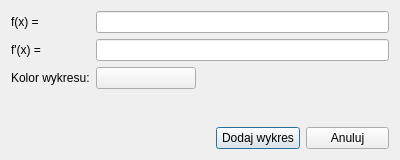
<?xml version="1.0" encoding="UTF-8"?>
<ui version="4.0">
 <class>DerivativeDialog</class>
 <widget class="QDialog" name="DerivativeDialog">
  <property name="windowModality">
   <enum>Qt::ApplicationModal</enum>
  </property>
  <property name="geometry">
   <rect>
    <x>0</x>
    <y>0</y>
    <width>400</width>
    <height>160</height>
   </rect>
  </property>
  <property name="sizePolicy">
   <sizepolicy hsizetype="Fixed" vsizetype="Fixed">
    <horstretch>0</horstretch>
    <verstretch>0</verstretch>
   </sizepolicy>
  </property>
  <property name="minimumSize">
   <size>
    <width>400</width>
    <height>160</height>
   </size>
  </property>
  <property name="maximumSize">
   <size>
    <width>400</width>
    <height>300</height>
   </size>
  </property>
  <property name="baseSize">
   <size>
    <width>400</width>
    <height>300</height>
   </size>
  </property>
  <property name="windowTitle">
   <string>Pochodna</string>
  </property>
  <property name="windowIcon">
   <iconset resource="resources.qrc">
    <normaloff>:/images/derivative.png</normaloff>:/images/derivative.png</iconset>
  </property>
  <property name="toolTip">
   <string notr="true"/>
  </property>
  <property name="statusTip">
   <string notr="true"/>
  </property>
  <property name="whatsThis">
   <string notr="true"/>
  </property>
  <property name="modal">
   <bool>true</bool>
  </property>
  <layout class="QFormLayout" name="formLayout">
   <property name="fieldGrowthPolicy">
    <enum>QFormLayout::AllNonFixedFieldsGrow</enum>
   </property>
   <item row="1" column="0">
    <widget class="QLabel" name="label">
     <property name="text">
      <string>f(x) =</string>
     </property>
     <property name="textFormat">
      <enum>Qt::PlainText</enum>
     </property>
    </widget>
   </item>
   <item row="1" column="1">
    <widget class="QLineEdit" name="fstring">
     <property name="enabled">
      <bool>true</bool>
     </property>
     <property name="readOnly">
      <bool>true</bool>
     </property>
    </widget>
   </item>
   <item row="2" column="0">
    <widget class="QLabel" name="label_2">
     <property name="text">
      <string>f'(x) =</string>
     </property>
    </widget>
   </item>
   <item row="2" column="1">
    <widget class="QLineEdit" name="dfstring">
     <property name="enabled">
      <bool>true</bool>
     </property>
     <property name="readOnly">
      <bool>true</bool>
     </property>
    </widget>
   </item>
   <item row="6" column="1">
    <layout class="QHBoxLayout" name="horizontalLayout">
     <item>
      <spacer name="horizontalSpacer">
       <property name="orientation">
        <enum>Qt::Horizontal</enum>
       </property>
       <property name="sizeType">
        <enum>QSizePolicy::Fixed</enum>
       </property>
       <property name="sizeHint" stdset="0">
        <size>
         <width>120</width>
         <height>20</height>
        </size>
       </property>
      </spacer>
     </item>
     <item>
      <widget class="QPushButton" name="acceptDerivativeDialogBtn">
       <property name="sizePolicy">
        <sizepolicy hsizetype="Preferred" vsizetype="Fixed">
         <horstretch>0</horstretch>
         <verstretch>0</verstretch>
        </sizepolicy>
       </property>
       <property name="minimumSize">
        <size>
         <width>0</width>
         <height>0</height>
        </size>
       </property>
       <property name="sizeIncrement">
        <size>
         <width>0</width>
         <height>0</height>
        </size>
       </property>
       <property name="baseSize">
        <size>
         <width>150</width>
         <height>0</height>
        </size>
       </property>
       <property name="text">
        <string>Dodaj wykres</string>
       </property>
       <property name="flat">
        <bool>false</bool>
       </property>
      </widget>
     </item>
     <item>
      <widget class="QPushButton" name="rejectDerivativeDialogBtn">
       <property name="text">
        <string>Anuluj</string>
       </property>
      </widget>
     </item>
    </layout>
   </item>
   <item row="5" column="1">
    <spacer name="verticalSpacer">
     <property name="orientation">
      <enum>Qt::Vertical</enum>
     </property>
     <property name="sizeHint" stdset="0">
      <size>
       <width>20</width>
       <height>40</height>
      </size>
     </property>
    </spacer>
   </item>
   <item row="3" column="1">
    <layout class="QHBoxLayout" name="horizontalLayout_2">
     <item>
      <widget class="ColorButton" name="graphColorBtn">
       <property name="minimumSize">
        <size>
         <width>100</width>
         <height>0</height>
        </size>
       </property>
       <property name="text">
        <string/>
       </property>
       <property name="flat">
        <bool>false</bool>
       </property>
      </widget>
     </item>
     <item>
      <spacer name="horizontalSpacer_2">
       <property name="orientation">
        <enum>Qt::Horizontal</enum>
       </property>
       <property name="sizeHint" stdset="0">
        <size>
         <width>40</width>
         <height>20</height>
        </size>
       </property>
      </spacer>
     </item>
    </layout>
   </item>
   <item row="3" column="0">
    <widget class="QLabel" name="label_3">
     <property name="text">
      <string>Kolor wykresu:</string>
     </property>
    </widget>
   </item>
  </layout>
 </widget>
 <customwidgets>
  <customwidget>
   <class>ColorButton</class>
   <extends>QPushButton</extends>
   <header>colorbutton.h</header>
  </customwidget>
 </customwidgets>
 <resources>
  <include location="resources.qrc"/>
 </resources>
 <connections>
  <connection>
   <sender>rejectDerivativeDialogBtn</sender>
   <signal>clicked()</signal>
   <receiver>DerivativeDialog</receiver>
   <slot>reject()</slot>
   <hints>
    <hint type="sourcelabel">
     <x>347</x>
     <y>138</y>
    </hint>
    <hint type="destinationlabel">
     <x>199</x>
     <y>79</y>
    </hint>
   </hints>
  </connection>
  <connection>
   <sender>acceptDerivativeDialogBtn</sender>
   <signal>clicked()</signal>
   <receiver>DerivativeDialog</receiver>
   <slot>accept()</slot>
   <hints>
    <hint type="sourcelabel">
     <x>255</x>
     <y>138</y>
    </hint>
    <hint type="destinationlabel">
     <x>199</x>
     <y>79</y>
    </hint>
   </hints>
  </connection>
 </connections>
</ui>
